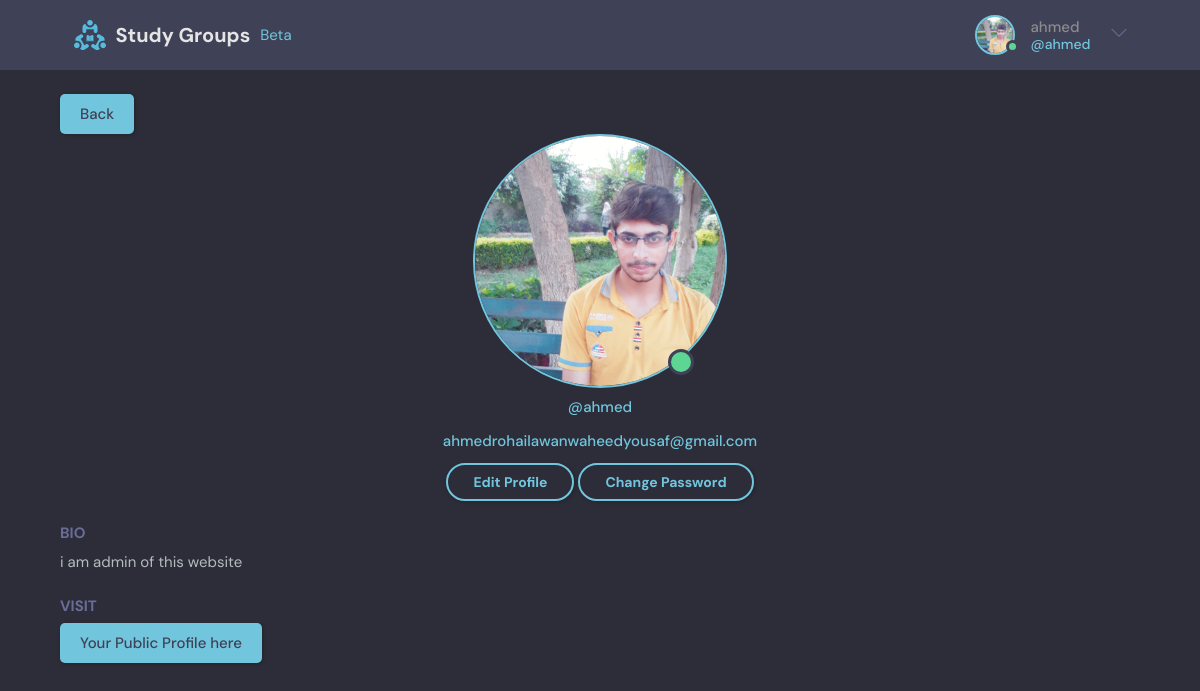
Before: /my_profile (signed in) with the older database file.
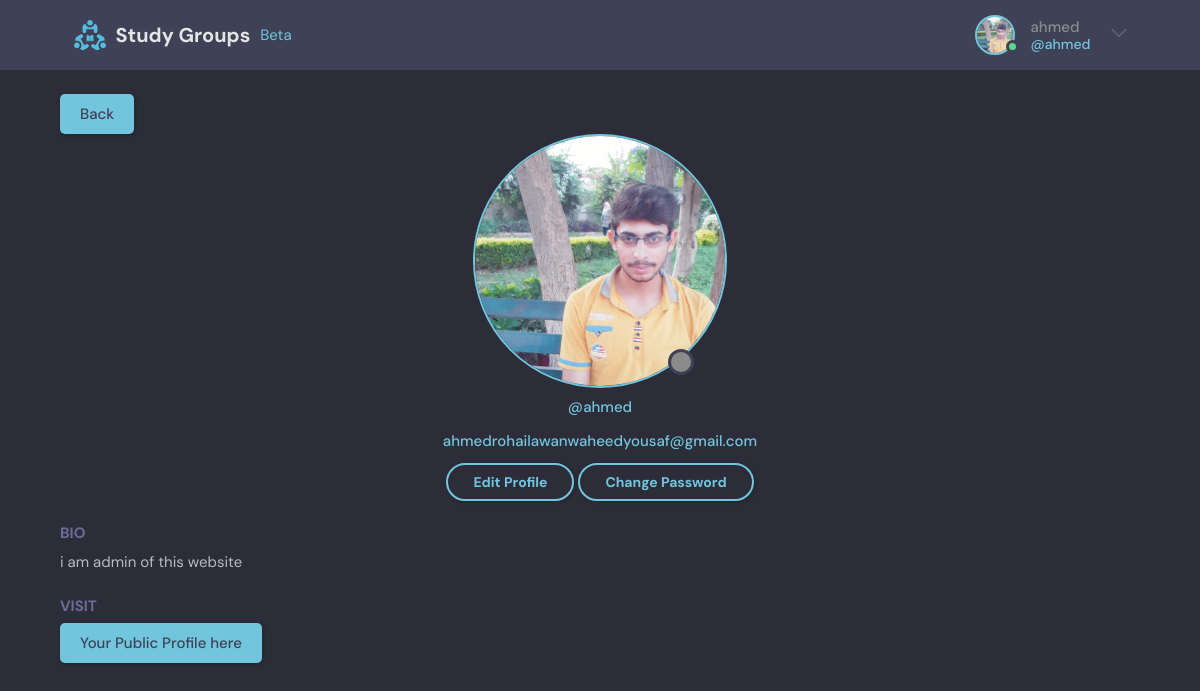
After: the same page with the newer database file.
### Home/views.py (the view)
# urls.py: path("my_profile",views.my_profile,name='my_profile'),
@login_required(login_url='/login')
def my_profile(request):
    user = request.user
    room_messages = user.message_set.all()
    room_list = user.room_set.all()
    context = {'room_list':room_list,'room_messages':room_messages,'user':user}
    return render(request, 'my_profile.html',context)

### templates/my_profile.html (shortened to what this page needs)
{% extends 'main.html' %}
{% block body %}
<main class="profile-page ">
  <div class="container">
    <div class="roomList">
      <br>
        <p>
          <a href="{{request.META.HTTP_REFERER}}"
          ><button class="btn btn--main" type="submit">
            Back
          </button></a>
        </p>
      <div class="profile">
        <div class="profile__avatar">
          {% if user.is_online %}
          <div class="avatar avatar--large active">
            {% else %}
          <div class="avatar avatar--large">
            {% endif %}
            <img src="{{user.avatar.url}}"/>
          </div>
        </div>
        <div class="profile__info">
          <p>@{{user.username}}</p>
          <p>{{user.email}}</p>
          {% if user.is_authenticated %}
          <a href="/update_profile" class="btn btn--main btn--pill">Edit Profile</a>
          <a href="/update_user_password" class="btn btn--main btn--pill">Change Password</a>
          {% endif %}
        </div>
        <div class="profile__about">
          <h3>Bio</h3>
          <p>
            {{user.bio}}
          </p>
        </div>
        <div class="profile__about">
          <h3>visit</h3>
          <p>
            <a href="/profile/{{request.user.id}}"
            ><button class="btn btn--main" type="submit">
              Your Public Profile here
            </button></a>
          </p>
        </div>
      </div>
  </div>
</main>
{% endblock body %}

Changed rows visible on the page:
changed User "ahmed": is_online True → False (drawn)
